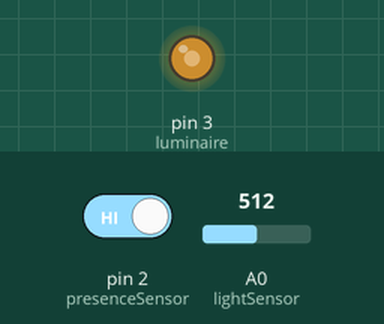
Bench run of a sketch on a simulated Arduino Uno, built with avr-gcc and run on an emulated ATmega328P. Parts: output pins drawn as LEDs (lit = HIGH). The inputs (shaded band) are chosen by the test bench; at power-on: A0 (lightSensor) = 512, pin 2 (presenceSensor) HIGH. What the sketch prints to the serial monitor is not drawn.

Above: at 1.2 s.
1.3 s: A0 (lightSensor) set to 1023
2.8 s: A0 (lightSensor) set to 691
5.8 s: A0 (lightSensor) set to 682
At 7.57 s:
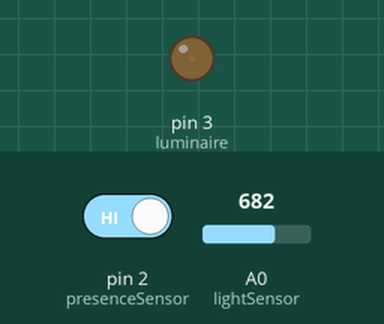
8.8 s: pin 2 (presenceSensor) driven LOW
At 11.15 s:
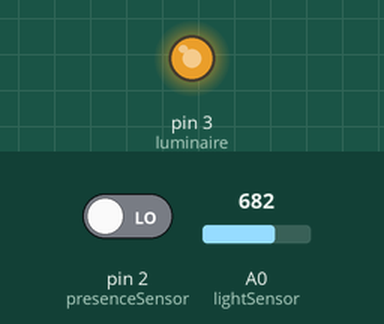
11.8 s: pin 2 (presenceSensor) driven HIGH
At 12.35 s:
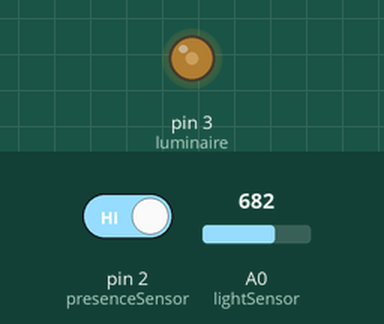
14.8 s: A0 (lightSensor) set to 900
Timing chart, 0 to 17.3 s (numbered marks = the images above; inputs shaded):
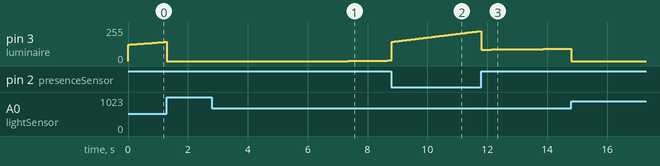

Measured:
- after the input at 5.8 s, pin 3 (luminaire): 0/255 → 1/255 after 1.6 s, → 2/255 0.43 s later, → 3/255 0.44 s later, → 4/255 0.43 s later

The sketch:

Basic_Control.ino
```cpp
// Arduino code for smart luminaire
// SCDTR 1S 2018/19
// Tecnico Lisboa
// David Teles - Jose Coelho - Afonso Soares
// ALL RIGHTS RESERVED

// ============================== LOGGING CONTROL =============================
// #define DEBUG
// #define LOOP_INFO
// #define FEEDBACK_DEBUG
// #define TIMING_DEBUG
#define PLOT_SYSTEM
// #define DEBUG_SIMULATOR
// ============================== LOGGING CONTROL =============================


// ================================== PINOUT ==================================
const int luminaire = 3;
const int presenceSensor = 2;
const int lightSensor = A0;
// ================================== PINOUT ==================================


// ============================== STATE VARIABLES =============================
volatile bool occupied; // True if presence detected, False otherwise
volatile int targetLux; // Changed according occupation and LOW_LUX or HIGH_LUX
volatile bool updateFeedback; // True if feedback parameters should be updated
// ============================== STATE VARIABLES =============================


// ============================= CONTROL VARIABLES ============================
// const float T = 0.002; // freq: 500 Hz
const float T = 0.004; // freq: 250 Hz
// const float T = 0.01; // freq: 100 Hz
// ============================= CONTROL VARIABLES ============================


// ============================= SYSTEM CONSTANTS =============================
const int Vref = 5; // ADC referece voltage
const int R1ref = 9850; // R1 measured value
const long int maxResistanceLdr = 1000000; //1MOhm, defined by datasheet
const float mLdr = -0.652; // LDR characteristic curve: m parameter
const float bLdr = 1.76; // LDR characteristic curve: b parameter
const float Kp = 1; // Proportional gain
const float Ki = 0.5; // Integral gain
// const float Kd = 0; // Derivative gain
#define WINDUPMAX 100 // Max value for integrator term
const float mLuxPWMConverter = 0.5519;
const float bLuxPWMConverter = 1.2202;
const int bPID = 1;
// ============================= SYSTEM CONSTANTS =============================


// ============================= SYSTEM PARAMETERS ============================
#define LOW_LUX 50
#define HIGH_LUX 100
#define DEADZONE 2
int controlSignal; // LED PWM
int controlSignalFeedforward;
unsigned long lastFeedforwardChange;
float Vf;
float Vi;
float measuredLux;
float p;
float i;
float i_prev;
float error_prev;
// ============================= SYSTEM PARAMETERS ============================

void setup() {

  // Stop all interrupts untill all registers are set
  noInterrupts();

  // ============================== TIMER CONTROL =============================
  // ==================== TIMER2 : Faster PWM on pin 3, 11 ====================
  // Reset TCCR2B register Clock Select (CS) bits
  // TC2 - Timer/Counter2 (8 bits)
  // TCCR2B - TC2 Control Register B
  TCCR2B &= B11111000; // Mask other bits
  // Setting no prescaler: 001
  // TCCR2B |= (1 << CS22);
  // TCCR2B |= (1 << CS21);
  TCCR2B |= (1 << CS20);
  // ==================== TIMER2 : Faster PWM on pin 3, 11 ====================

  // ========================= TIMER1 : Feedback loop =========================
  // Resetting TCCR1A and TCCR1B registers.
  // TC1 - Timer/Counter1 (16 bits)
  // TCCR1A - TC1 Control Register A
  // TCCR1B - TC1 Control Register B
  TCCR1A = B00000000;
  TCCR1B = B00000000;

  // Changing mode of operation to CTC Mode (Clear Timer on Compare Match)
  // WGM - Waveform Generation Mode
  TCCR1B |= (1 << WGM12);

  // CS - Clock Select
  // Prescalers
  // - 1024 : 101
  // - 256  : 100
  TCCR1B |= (1 << CS12);
  // TCCR1B |= (1 << CS11);
  // TCCR1B |= (1 << CS10);

  // Setting interrupts to be called on counter match with OCR1A.
  // TIMSK1 - Timer/Counter 1 Interrupt Mask Register
  // OCIEA - Output Compare A Match Interrupt Enable
  TIMSK1 |= (1 << OCIE1A);

  // OCR1A: Output Compare Register
  // Interruptions will occur at each (OCR1A+1)*T seconds
  // T_interrupt = (OCR+1)*T
  // f_interrupt = 16MHz /((OCR+1)*prescaler) = f_scaled/(OCR+1)
  // For 1024 prescaler, T = 64 us, f = 15.625 kHz
  // For 256 prescaler, T = 16 us, f = 62.5 kHz <---

  // OCR1A = 124; // T = 2 ms | f = 500 Hz
  OCR1A = 249; // T = 4 ms | f = 250 Hz
  // OCR1A = 624; // T = 10 ms | f = 100 Hz

  // ========================= TIMER1 : Feedback loop =========================
  // ============================== TIMER CONTROL =============================

  // ==================================== IO ==================================
  pinMode(luminaire, OUTPUT);
  pinMode(lightSensor, INPUT);
  pinMode(presenceSensor, INPUT_PULLUP);
  // ==================================== IO ==================================

  // Attach the presence sensor to an interrupt
  attachInterrupt(digitalPinToInterrupt(presenceSensor), stateChange, CHANGE);

  // Check for initial state (occupied or not)
  stateChange();
  updateFeedback = false;
  p = 0;
  i = 0;
  measuredLux = 0;
  i_prev = 0;
  error_prev = 0;

  // Start Serial
  Serial.begin(2000000);

  // Setup is complete, re-enable interrupts
  interrupts();
}

void loop() {
  if (updateFeedback == true) {
    feedback();
    updateFeedback = false;
  }

  #ifdef LOOP_INFO
    Serial.print("Luminance [Lux]: ");
    Serial.println(measuredLux);
    Serial.print("Occupied [Boolean]: ");
    Serial.println(occupied);
    Serial.print("Brightness [PWM]: ");
    Serial.println(controlSignal);
    Serial.print("pTerm]: ");
    Serial.println(p);
    Serial.print("iTerm: ");
    Serial.println(i);
    delay(500);
  #endif

  #ifdef PLOT_SYSTEM
    Serial.print(micros());
    Serial.print("\t");
    Serial.print(controlSignal); // PWM value
    Serial.print("\t");
    Serial.println(measuredLux); // LDR measured
  #endif
}

void feedforward(){
  int adcLdr= analogRead(lightSensor);
  float R;
  Vi = (Vref*adcLdr)/1023.0;

  // Get corresponding PWM value to desired lux
  controlSignal = luxToPWM(targetLux);

  // R in ohm
  R = pow(10, mLdr*log10(targetLux) + bLdr);
  Vf = Vref/((R/R1ref) + 1);

  // Get corresponding PWM value to desired lux
  controlSignal = luxToPWM(targetLux);

  lastFeedforwardChange = millis();
  analogWrite(luminaire, controlSignal);
  controlSignalFeedforward = controlSignal;
}

void feedback() {

  float realTargetLux = targetLux;
  // realTargetLux = simulator();
  #ifdef TIMING_DEBUG
    Serial.print("s:");
    Serial.println(micros());
  #endif

  float errorRaw; // Error before deadzone filtering
  float error; // Error after deadzone filtering
  float u_feedback;

  measuredLux = getLDRLux();
  #ifdef FEEDBACK_DEBUG
    Serial.print("Measured lux: ");
    Serial.println(measuredLux);
  #endif

  //Calculate the error between the current lux value and the refence value
  errorRaw = realTargetLux - measuredLux;

  // Apply deadzone filtering
  error = deadzone_filtering(errorRaw);
  #ifdef FEEDBACK_DEBUG
    Serial.print("Lux error: ");
    Serial.println(error);
  #endif

  // PI controller calculations
  p = Kp * bPID * realTargetLux - Kp * measuredLux;
  i = i_prev + (Kp * Ki * T/2) * (error + error_prev);

  // Block integrator term (basic integrator-windup solution)
  if (i > WINDUPMAX) {
    i = WINDUPMAX;
  } else if (i < -WINDUPMAX) {
    i = -WINDUPMAX;
  }

  // Compute control signal
  // u = p + i + d - simulator();

  u_feedback = p + i;
  #ifdef FEEDBACK_DEBUG
    Serial.print("U feedback: ");
    Serial.println(u_feedback);
  #endif

  controlSignal = controlSignalFeedforward + u_feedback;
  if (controlSignal > 255) {
    controlSignal = 255;
  } else if (controlSignal < 0) {
    controlSignal = 0;
  }

  #ifdef FEEDBACK_DEBUG
    Serial.print("control signal: ");
    Serial.println(controlSignal);
  #endif
  // Produce output
  analogWrite(luminaire, controlSignal);
  #ifdef TIMING_DEBUG
    Serial.print("u:");
    Serial.println(micros());
  #endif

  // Save values for next iteration
  i_prev = i;
  error_prev = error;

  #ifdef TIMING_DEBUG
    Serial.print("e:");
    Serial.println(micros());
  #endif
}

// Converts from lux to PWM value, based on lab experiments
int luxToPWM(float lux) {
  // lux = pwm * m + b
  // => PWM = (lux - b) / m
  int pwm;
  pwm = (lux - bLuxPWMConverter) / mLuxPWMConverter;
  //Prevents overflow of the output values
  if (pwm > 255) {
    pwm = 255;
  } else if (pwm < 0) {
    pwm = 0;
  }
  return pwm;
}

// Simulates the delay caused by the charging of the capacitor
// Outputs actually expected lux value
float simulator() {
  unsigned long current_time = millis();
  float resistanceLdr;
  float v_adc;

  v_adc = Vf - (Vf - Vi)*exp((-current_time-lastFeedforwardChange)/time_constant());
  #ifdef DEBUG_SIMULATOR
    Serial.print("Vf: ");
    Serial.println(Vf);

    Serial.print("Vi: ");
    Serial.println(Vi);

    Serial.print("V_adc: ");
    Serial.println(v_adc);
  #endif
  if (v_adc == 0) {
    // Complete darkness, use value from datasheet
    resistanceLdr = maxResistanceLdr;
  } else {
    resistanceLdr = R1ref*(Vref/v_adc - 1);
  }

  // Returns real expected lux value
  return pow(10, (log10(resistanceLdr/1000) - bLdr)/mLdr);
}


// Outputs tau (the time constant) as a second order approximation
float time_constant() {
  float a = 0.008391063263791;
  float b = 0.029646566281119;
  float c = 0.021355097710248;
  return a * pow(2, Vf - Vi) + b * (Vf - Vi) + c;
}

// Converts an ADC reading (from a LDR) to lux
float getLDRLux() {
  int adcLdr;
  float voltageLdr;
  float resistanceLdr;
  float luxLdr;

  adcLdr = analogRead(lightSensor);
  #ifdef DEBUG
    Serial.print("LDR [ADC value]: ");
    Serial.println(adcLdr);
  #endif

  voltageLdr = (Vref*adcLdr)/1023.0;
  #ifdef DEBUG
    Serial.print("LDR [Voltage at terminal]: ");
    Serial.println(voltageLdr);
  #endif

  if (voltageLdr == 0) {
    // Complete darkness, use value from datasheet
    resistanceLdr = maxResistanceLdr;
  } else {
    resistanceLdr = R1ref*(Vref/voltageLdr - 1);
  }

  #ifdef DEBUG
    Serial.print("LDR [Resistance]: ");
    Serial.println(resistanceLdr);
  #endif

  // Resistance is converted to kOhm
  luxLdr = pow(10, (log10(resistanceLdr/1000) - bLdr)/mLdr);

  #ifdef DEBUG
    Serial.print("LDR [Luminance]: ");
    Serial.println(luxLdr);
  #endif

  return luxLdr;
}

// Deadzone filtering
float deadzone_filtering(float error) {
  // TODO: Which method?
  // ============================ METHOD 1 (Slides) ===========================
  // Symmetrical with band equal to zero. No gaps and slope = 1
  if (abs(error) <= DEADZONE) {
    return 0;
  } else if (error < DEADZONE) {
    return error + DEADZONE;
  } else if (error > DEADZONE) {
    return error - DEADZONE;
  }
  // ============================ METHOD 1 (Slides) ===========================


  // ========================== METHOD 2 (Wikipedia) ==========================
  // Symmetrical with band equal to zero. Gap and slope = 1
    // if (abs(error) <= DEADZONE) {
    //   return 0;
    // } else {
    //   return error;
    // }
  // ========================== METHOD 2 (Wikipedia) ==========================
}

void stateChange() {
  // Update occupied state
  occupied = !digitalRead(presenceSensor);

  // Update target lux value
  if (occupied == true) {
    targetLux = HIGH_LUX;
  } else {
    targetLux = LOW_LUX;
  }

  // Update system directly
  feedforward();
}

ISR(TIMER1_COMPA_vect) {
  // Activate flag
  updateFeedback = true;
}
```
